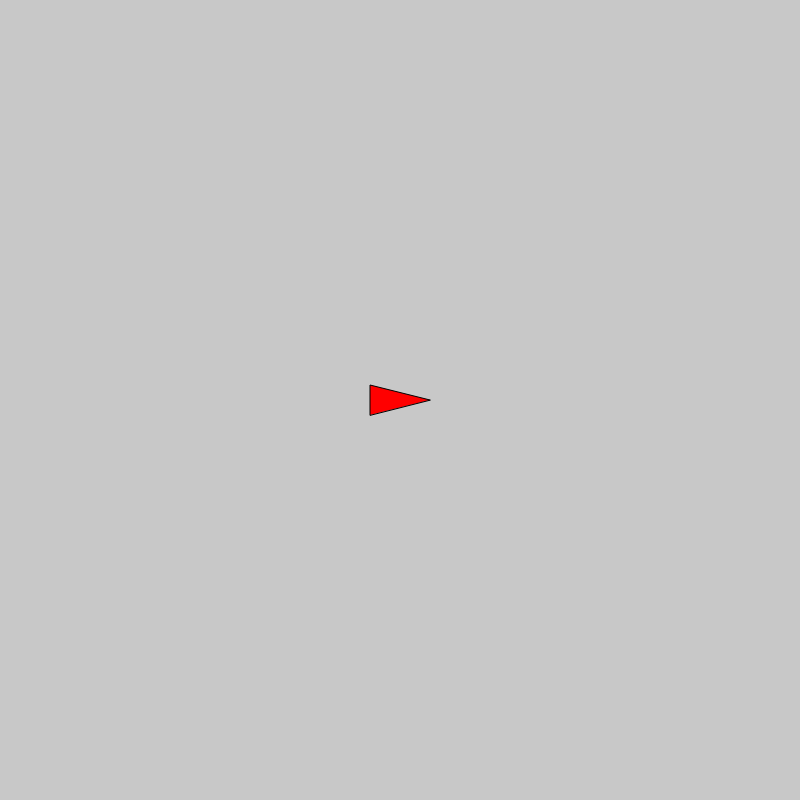
Frame 1 (no input)
Frame 60 (no input): identical to frame 1, image omitted
Frame 120 (the mouse pressed at the canvas centre since frame 60): identical to frame 1, image omitted

The p5.js sketch that drew this single still picture (run headless with seeded random() and noise() and a simulated clock; from frame 60 on, the mouse is pressed at the canvas centre):

// p5.js sketch
// ── sketch.js
var myShip;
var ac;
var timer;
function setup() {
	createCanvas(800, 800);
	myShip = new Ship();
	myShip.setup();
	ac = new AsteroidController();
	ac.setup();
	timer = 0;
}

function update() {
	timer++;
	if (timer > 130) {
		timer = 0;
		ac.addAsteroid();
	}
	myShip.update();
	ac.update();
	bulletAsteroidHitTest();
}

function draw() {
	background(200);

	this.update();
	fill(255, 0, 0);
	myShip.draw();

	noFill();
	stroke(0);
	ac.draw();
}

function bulletAsteroidHitTest() {
	for (var i = myShip.bullets.length - 1; i >= 0; i--) {
		for (var j = ac.asteroids.length - 1; j >= 0; j--) {
			var b = myShip.bullets[i];
			var a = ac.asteroids[j];
			var distance = b.pos.dist(a.position);
			if (distance < (b.size/2 + a.size/2) ) {
				b.hit();
				ac.hit(j);
			}
		}
	}
}

function keyPressed() {
	if (keyCode == LEFT_ARROW) {
		myShip.rotate(-(Math.PI * 2) / 15 );
	} else if (keyCode == RIGHT_ARROW) {
		myShip.rotate( (Math.PI * 2) / 15 );
	} else if (keyCode == UP_ARROW) {
		myShip.addForce( createVector(1.0, 0.0) );
	} else if (keyCode == 32) {
		myShip.fire();
	}
}











// ── asteroid.js
function Asteroid () {
	this.setup = function (loc, size) {
		this.size = size;
		this.maxSpeed = 3;
		this.position = createVector(loc.x, loc.y);
		this.velocity = createVector(0, 0);
		this.acc = createVector(0, 0);
		this.isDead = false;
	};

	this.addForce = function (vector) {
		this.acc.add(vector);
	};

	this.update = function () {
		this.velocity.add(this.acc);
		this.position.add(this.velocity);
		this.velocity.limit(this.maxSpeed);

		if (this.position.x < 0 || this.position.x > width ||
			this.position.y < 0 || this.position.y > height ||
			this.size < 10 ) {
			this.isDead = true;
		}
		this.acc.mult(0);
	};

	this.hit = function () {

	};

	this.draw = function () {
		ellipse(this.position.x, this.position.y, this.size, this.size );
	};
}
// ── asteroidController.js
function AsteroidController () {

	this.setup = function ( ) {
		this.asteroids = [];
	};

	this.addAsteroid = function () {
		var prob = random(0, 1);
		var asteroid = new Asteroid();
		var force = createVector(0,0);
		var af = 0.4;
		var speed = 0.7;
		if (prob < 0.25) {
			// create asteroid on left side...
			var randomY = random(0, height);
			var loc = createVector (0, randomY);
			force = createVector( speed, random(-af, af) );
		} else if (prob < 0.5) {
			// create asteroid on right side..
			var randomY = random(0, height);
			var loc = createVector(width, randomY);
			force = createVector( -speed, random(-af, af) );
		} else if (prob < 0.75) {
			// create asteroid on top side..
			var randomX = random(0, width);
			var loc = createVector(randomX, 0);
			force = createVector( random(-af, af), speed );
		} else {
			// create asteroid on bottom side..
			var randomX = random(0, width);
			var loc = createVector(randomX, height);
			force = createVector( random(-af, af), -speed );
		}

		asteroid.setup(loc, 50);
		asteroid.addForce(force);

		this.asteroids.push(asteroid);
	};



	this.hit = function ( index ) {

		var asteroid1 = new Asteroid();
		var newSize = this.asteroids[index].size / 2;
		asteroid1.setup(this.asteroids[index].position, newSize);

		var asteroid2 = new Asteroid();
		var newSize = this.asteroids[index].size / 2;
		asteroid2.setup(this.asteroids[index].position, newSize);

		this.asteroids[index].isDead;
		this.asteroids.splice(index, 1);

	};

	this.update = function () {
		for (var i = 0; i < this.asteroids.length; i++ ) {
			var a = this.asteroids[i];
			a.update();
			if (a.isDead) {
				this.asteroids.splice(i, 1);
			}

		}
	};


	this.draw = function () {
		for (var i = 0; i < this.asteroids.length; i++ ) {
			var a = this.asteroids[i];
			a.draw();
		}
	};
}
// ── bullet.js
function Bullet () {
	this.setup = function (pos, angle) {
		this.rotation = angle;
		this.pos = pos.copy();
		this.vel = p5.Vector.fromAngle(angle);
		this.vel.mult(10);
		this.size = 5;
		this.isDead = false;
	};

	this.update = function () {
		this.pos.add(this.vel);

		if (this.pos.x < 0 || this.pos.x > width ||
			this.pos.y < 0 || this.pos.y > height ) {
			this.isDead = true;
		}
	};

	this.hit = function () {
		this.isDead = true;
	}

	this.draw = function () {
		ellipse (this.pos.x, this.pos.y, this.size, this.size);
	};
}
// ── ship.js
function Ship () {
	this.setup = function () {
		this.width = 60;
		this.height = 30;
		this.position = createVector(width/2, height/2);
		this.velocity = createVector(0, 0);
		this.acc = createVector(0, 0);
		this.rotation = 0;
		this.bullets = [];
	};

	this.addForce = function (vector) {
		vector.rotate(this.rotation);
		this.acc.add(vector);
	};

	this.rotate = function ( value ) {
		this.rotation += value;
	};

	this.fire = function () {
		var b = new Bullet();
		b.setup(this.position, this.rotation);
		this.bullets.push(b);
	};

	this.update = function () {
		this.velocity.add(this.acc);
		this.position.add(this.velocity);
		this.velocity.mult(0.98);
		this.acc.mult(0);

		if (this.position.x > width) {
			this.position.x = 0;
		} else if (this.position.x < 0) {
			this.position.x = width;
		}

		if (this.position.y > height) {
			this.position.y = 0;
		} else if (this.position.y < 0) {
			this.position.y = height;
		}

		for (var i = this.bullets.length - 1; i >= 0; i-- ) {
			this.bullets[i].update();
			
			if (this.bullets[i].isDead) {
				this.bullets.splice(i, 1);
			}
		}

	};

	this.draw = function () {
		push();
		translate ( this.position.x, this.position.y );
		rotate(this.rotation);

		triangle( this.width/2, 0, 
				  - this.width/2, - this.height/2,
				  - this.width/2,   this.height/2 )
		pop();

		for (var i = 0; i < this.bullets.length; i++) {
			this.bullets[i].draw();
		}
	};
}
